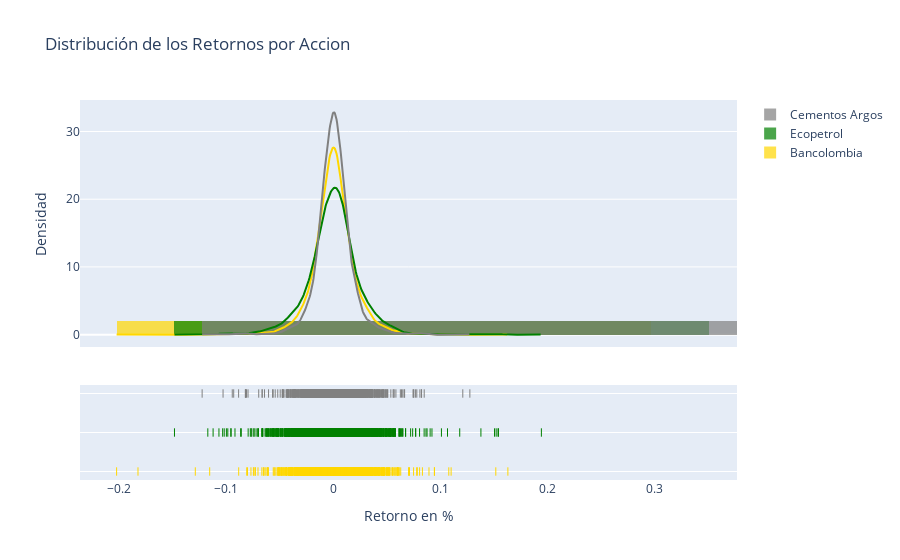

Notebook cell for this chart:
### Code cell
fig = ff.create_distplot(
    [returns_df[c] for c in returns_df.columns], 
    returns_df.columns, 
    bin_size=.5, 
    colors = ["gold", "green", "grey"]
)
fig.update_layout(
    title=f'Distribución de los Retornos por Accion',
    xaxis_title='Retorno en %',
    yaxis_title='Densidad'
)

fig.show()

### Figure 1 — Plotly figure (JSON) as saved in the notebook; plotly's stock layout.template omitted (floating-point values rounded to 4 significant figures; data arrays with more than 128 entries replaced by an {"elided": "..."} marker saying what was removed)
{"data": [{"autobinx": false, "histnorm": "probability density", "legendgroup": "Bancolombia", "marker": {"color": "gold"}, "name": "Bancolombia", "opacity": 0.7, "type": "histogram", "x": {"elided": "2713 float values"}, "xaxis": "x", "xbins": {"end": 0.1631, "size": 0.5, "start": -0.2026}, "yaxis": "y"}, {"autobinx": false, "histnorm": "probability density", "legendgroup": "Ecopetrol", "marker": {"color": "green"}, "name": "Ecopetrol", "opacity": 0.7, "type": "histogram", "x": {"elided": "2713 float values"}, "xaxis": "x", "xbins": {"end": 0.1944, "size": 0.5, "start": -0.1486}, "yaxis": "y"}, {"autobinx": false, "histnorm": "probability density", "legendgroup": "Cementos Argos", "marker": {"color": "grey"}, "name": "Cementos Argos", "opacity": 0.7, "type": "histogram", "x": {"elided": "2713 float values"}, "xaxis": "x", "xbins": {"end": 0.1276, "size": 0.5, "start": -0.1227}, "yaxis": "y"}, {"legendgroup": "Bancolombia", "marker": {"color": "gold"}, "mode": "lines", "name": "Bancolombia", "showlegend": false, "type": "scatter", "x": {"elided": "500 float values"}, "xaxis": "x", "y": {"elided": "500 float values"}, "yaxis": "y"}, {"legendgroup": "Ecopetrol", "marker": {"color": "green"}, "mode": "lines", "name": "Ecopetrol", "showlegend": false, "type": "scatter", "x": {"elided": "500 float values"}, "xaxis": "x", "y": {"elided": "500 float values"}, "yaxis": "y"}, {"legendgroup": "Cementos Argos", "marker": {"color": "grey"}, "mode": "lines", "name": "Cementos Argos", "showlegend": false, "type": "scatter", "x": {"elided": "500 float values"}, "xaxis": "x", "y": {"elided": "500 float values"}, "yaxis": "y"}, {"legendgroup": "Bancolombia", "marker": {"color": "gold", "symbol": "line-ns-open"}, "mode": "markers", "name": "Bancolombia", "showlegend": false, "type": "scatter", "x": {"elided": "2713 float values"}, "xaxis": "x", "y": {"elided": "2713 str values"}, "yaxis": "y2"}, {"legendgroup": "Ecopetrol", "marker": {"color": "green", "symbol": "line-ns-open"}, "mode": "markers", "name": "Ecopetrol", "showlegend": false, "type": "scatter", "x": {"elided": "2713 float values"}, "xaxis": "x", "y": {"elided": "2713 str values"}, "yaxis": "y2"}, {"legendgroup": "Cementos Argos", "marker": {"color": "grey", "symbol": "line-ns-open"}, "mode": "markers", "name": "Cementos Argos", "showlegend": false, "type": "scatter", "x": {"elided": "2713 float values"}, "xaxis": "x", "y": {"elided": "2713 str values"}, "yaxis": "y2"}], "layout": {"barmode": "overlay", "hovermode": "closest", "legend": {"traceorder": "reversed"}, "title": {"text": "Distribución de los Retornos por Accion"}, "xaxis": {"anchor": "y2", "domain": [0, 1], "title": {"text": "Retorno en %"}, "zeroline": false}, "yaxis": {"anchor": "free", "domain": [0.35, 1], "position": 0, "title": {"text": "Densidad"}}, "yaxis2": {"anchor": "x", "domain": [0, 0.25], "dtick": 1, "showticklabels": false}}}
